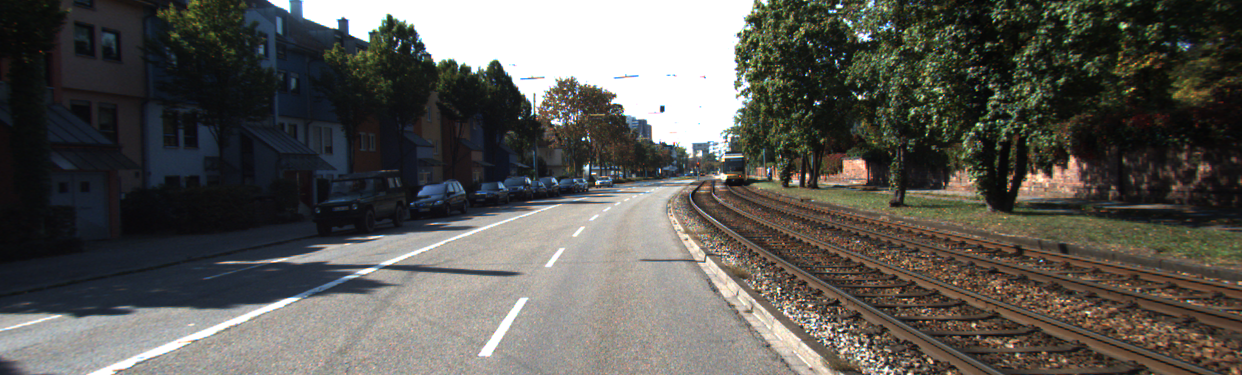
//> input picture Images/left_img.png, 1242 x 375 px
$ ./img_box_filter Images/left_img.png   (built with g++ and OpenCV 4)
//> lines starting //> are read from the running program, lines starting //| are printed output that depends on the picture
#include <iostream>
#include <cassert>
#include <string>

#include <opencv2/imgcodecs.hpp>
#include <opencv2/imgproc.hpp>

int main(int argc, char *argv[])
{
	assert(argc == 2);
	std::cout << "Reading from " << argv[1] << std::endl;
	cv::Mat img = cv::imread(argv[1]);
//> img is the input picture: 375 rows x 1242 cols, CV_8UC3; mean B, G, R 83.2, 88.2, 89.9
	std::cout << "img.shape = " << img.cols << 'x' << img.rows << std::endl;
//| img.shape = 1242x375

	cv::Mat img_box_filter;
	cv::boxFilter(img, img_box_filter, -1, cv::Size(9,9), cv::Point(-1,-1), true, cv::BORDER_REPLICATE);
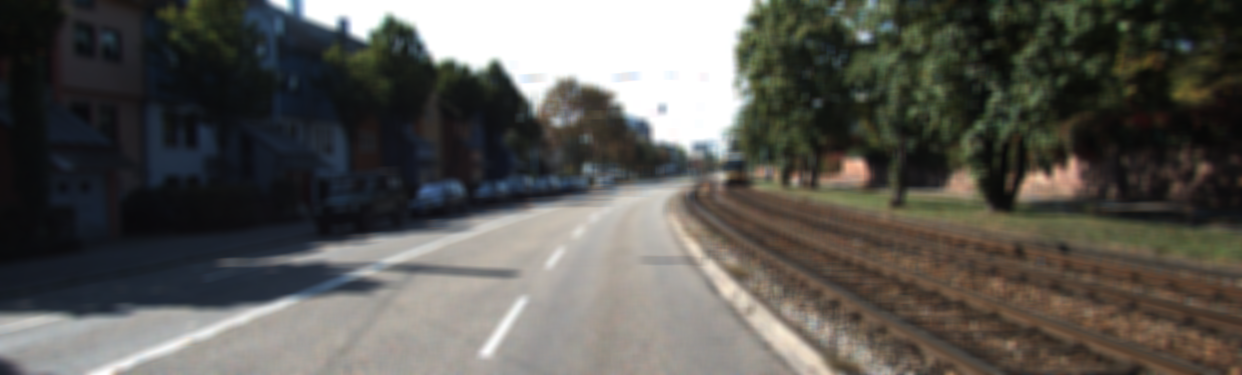
//> img_box_filter: 375 rows x 1242 cols, CV_8UC3; mean B, G, R 83.2, 88.2, 89.9

	std::string output_filename(argv[1]);
//> output_filename = "Images/left_img.png"
	auto dot_pos = output_filename.rfind(".");
//> dot_pos = 15
	output_filename = output_filename.substr(0, dot_pos) + "-box_filter" + output_filename.substr(dot_pos);
//> output_filename = "Images/left_img-box_filter.png"
	std::cout << "Writing to " << output_filename << std::endl;
//| Writing to Images/left_img-box_filter.png
	const bool ok = cv::imwrite(output_filename, img_box_filter);
	assert(ok);
	return 0;
}
